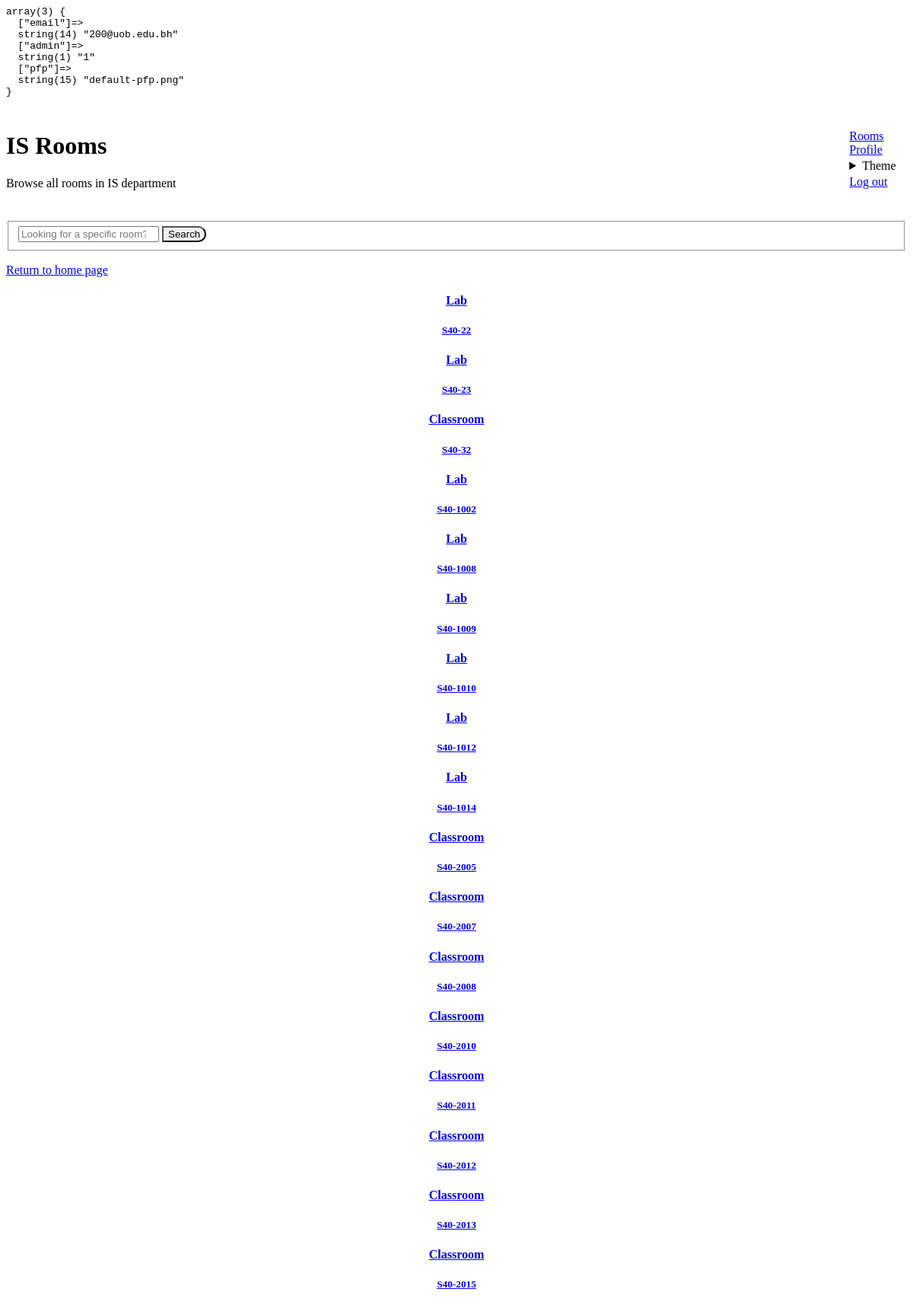
The app's page /rooms/is (signed in) with its own data.
### tables this page shows
CREATE TABLE `rooms` (
  `room_id` int(11) NOT NULL,
  `room_name` varchar(256) DEFAULT NULL,
  `type` enum('classroom','lab') NOT NULL,
  `equip` set('Whiteboard','Smart Board','Projector','DC Power Supply','Digital Multimeter','Function Generator','Electronics Components','Server') NOT NULL,
  `dept` enum('is','cs','ce') NOT NULL,
  `capacity` int(11) NOT NULL,
  `usage` int(11) NOT NULL
);

### controllers/rooms/index.php (called while the page is built, shortened)
<?php
$config = require base_path('config.php');
$db = new Database($config['database']);
$dept = basename($uri);
$h1 = 'Rooms';
$p = 'Browse all rooms in IT college (S40)';
$rooms = [];
if ($dept === 'rooms') {
  $roomsQuery = $db->query('SELECT * FROM rooms');
  $rooms = $roomsQuery->fetchAll();
} else {
  if ($dept === 'is' || $dept === 'cs' || $dept === 'ce') {
    $roomsQuery = $db->query('SELECT * FROM rooms WHERE dept = :dept', [
      'dept' => $dept
    ]);
    $rooms = $roomsQuery->fetchAll();
    $dept = strtoupper($dept);
    $h1 =  "$dept Rooms";
    $p = "Browse all rooms in $dept department";
  }
}
view('rooms/index.view.php', [
  'h1' => $h1,
  'p' => $p,
  'rooms' => $rooms
]);

### public/index.php (called while the page is built, shortened)
<?php
require BASE_PATH . 'Core/functions.php';
spl_autoload_register(function ($class) {
  $class = str_replace("\\", DIRECTORY_SEPARATOR, $class);
});
$router = new \Core\Router();
$uri = parse_url($_SERVER['REQUEST_URI'])['path'];
$method = $_POST['_method'] ?? $_SERVER['REQUEST_METHOD'];
$router->route($uri, $method);

### config.php (called while the page is built)
<?php
return [
    'database' => [
        'host' => 'localhost',
        'port' => 3306,
        'dbname' => 'itcs333_project',
        'charset' => 'utf8mb4'
    ]
];

### Core/Database.php (called while the page is built, shortened)
<?php
class Database {
  public $connection;
  public function __construct($config, $username = 'root', $password = '') {
    $dsn = 'mysql:' . http_build_query($config, '', ';');
    $this->connection = new PDO($dsn, $username, $password, [
      PDO::ATTR_DEFAULT_FETCH_MODE => PDO::FETCH_ASSOC
    ]);
  }
  public function query($query, $params = []) {
    $this->statement = $this->connection->prepare($query);
    $this->statement->execute($params);
    return $this->statement;
  }
}

### views/rooms/index.view.php (the view)
<?php require base_path('views/partials/head.php'); ?>
<?php
if($_SESSION['admin'] === 0) require base_path('views/partials/user-header.php');
else require base_path('views/partials/admin-header.php');
?>
<?php require base_path('views/partials/search-bar.php'); ?>
<main>
  <section>
    <a href="/home">Return to home page</a>
  </section>
  <section class="grid">
    <?php foreach ($rooms as $room) : ?>
      <a href="/room?id=<?= $room['room_id'] ?>">
        <article>
            <h4> <?= ucfirst($room['type']) ?> </h4>
            <h5> <?= "S40-" . strtoupper($room['room_id']) ?> </h5>
        </article>
      </a>
    <?php endforeach; ?>
  </section>
</main>
<?php require base_path('views/partials/footer.php'); ?>

### Core/Router.php (shortened to what this page needs)
<?php
class Router
{
  protected $routes = [];
  public function get($uri, $controller)
  {
    $this->routes[] = [
      'uri' => $uri,
      'controller' => $controller,
      'method' => 'GET',
    ];
  }
  public function post($uri, $controller)
  {
    $this->routes[] = [
      'uri' => $uri,
      'controller' => $controller,
      'method' => 'POST',
    ];
  }
  public function route($uri, $method)
  {
    foreach ($this->routes as $route) {
      if ($route['uri'] === $uri && $route['method'] === strtoupper($method)) {
        require base_path($route['controller']);
        return true;
      }
    }
    return false;
  }
}

### public/style.css (style rules this page uses)
article { text-align: center; width: 100%; margin: 0; }
a { --pico-text-decoration: none; }
.grid { grid-template-columns: repeat(auto-fit, minmax(300px, 1fr)); }
.grid article { margin: 0; width: 100%; }

### records on screen
rooms: type "Lab", room_id "22"
rooms: type "Lab", room_id "23"
rooms: type "Classroom", room_id "32"
rooms: type "Lab", room_id "1002"
rooms: type "Lab", room_id "1008"
rooms: type "Lab", room_id "1009"
rooms: type "Lab", room_id "1010"
rooms: type "Lab", room_id "1012"
rooms: type "Lab", room_id "1014"
rooms: type "Classroom", room_id "2005"
rooms: type "Classroom", room_id "2007"
rooms: type "Classroom", room_id "2008"
rooms: type "Classroom", room_id "2010"
rooms: type "Classroom", room_id "2011"
rooms: type "Classroom", room_id "2012"
rooms: type "Classroom", room_id "2013"
rooms: type "Classroom", room_id "2015"
